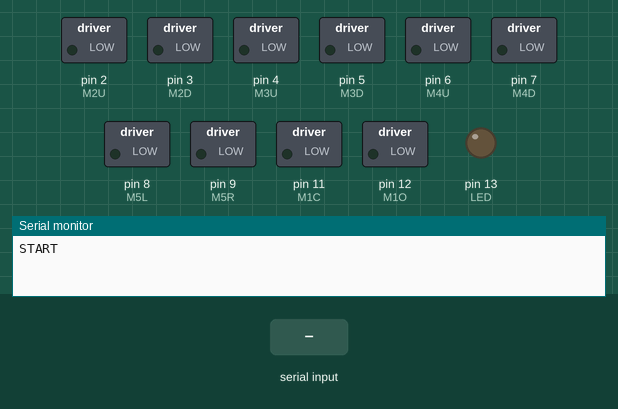
This sketch was run on a simulated Arduino Uno, built with avr-gcc and run on an emulated ATmega328P. On the bench: switched loads named in the sketch (green lamp = pin HIGH), output pins drawn as LEDs (lit = HIGH), the last lines printed to the serial monitor. The test bench sets the inputs (shaded band).

Above: at 1.2 s.
1.3 s: "N" received over Serial
At 2.2 s:
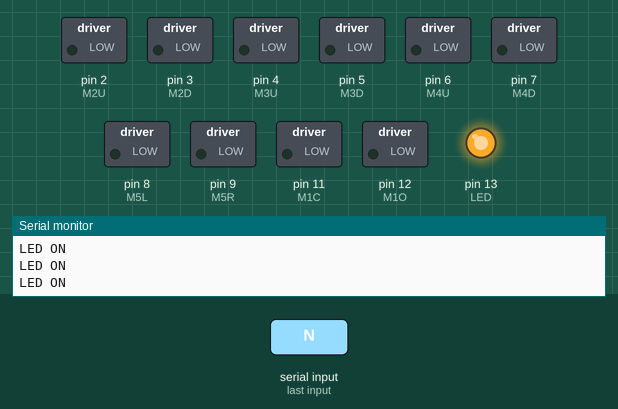
2.8 s: "F" received over Serial
At 4.0 s:
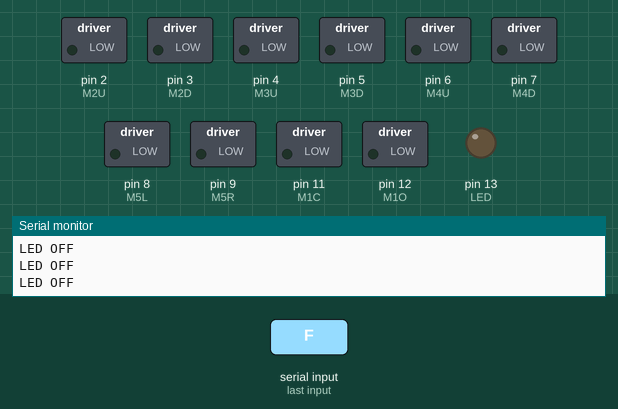
4.3 s: "j" received over Serial
At 4.9 s:
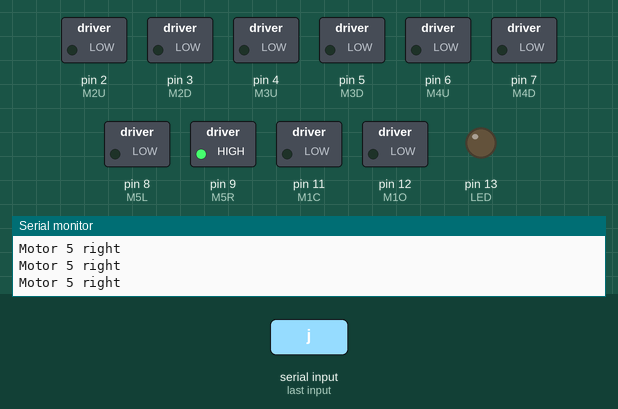
5.8 s: "1" received over Serial
At 6.6 s:
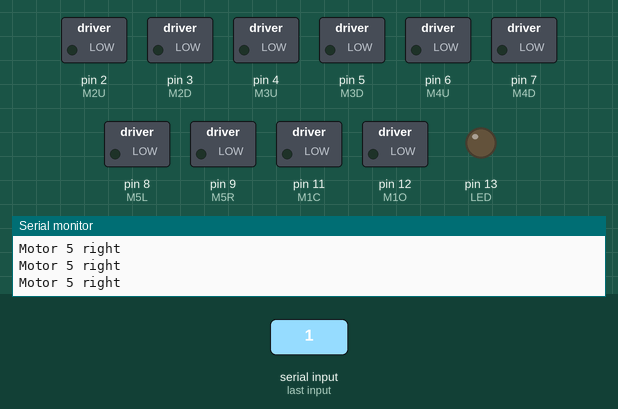
Timing chart, 0 to 8.3 s (numbered marks = the images above; inputs shaded):
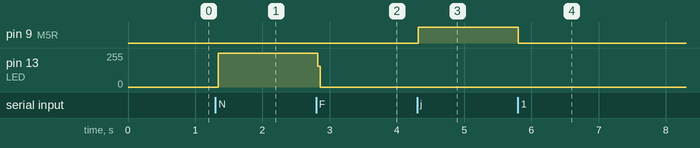

The sketch:

Bluetooth_Arduino_Motor_Code.ino
```cpp
#include <SoftwareSerial.h>
SoftwareSerial Blue(0,1);


char data = '0';
// Declaring the pins used
int LED = 13;
int M1O = 12;
int M1C = 11;
int M2U = 2;
int M2D = 3;
int M3U = 4;
int M3D = 5;
int M4U = 6;
int M4D = 7;
int M5L = 8;
int M5R = 9;
// The commands from the Android App
char M1_OPEN = 'a';
char M1_CLOSE = 'b';
char M2_UP = 'c';
char M2_DOWN = 'd';
char M3_UP = 'e';
char M3_DOWN = 'f';
char M4_UP = 'g';
char M4_DOWN = 'h';
char M5_LEFT = 'i';
char M5_RIGHT = 'j';


void setup()
{
  pinMode(LED, OUTPUT);
  pinMode(M1O, OUTPUT);
  pinMode(M1C, OUTPUT);
  pinMode(M2U, OUTPUT);
  pinMode(M2D, OUTPUT);
  pinMode(M3U, OUTPUT);
  pinMode(M3D, OUTPUT);
  pinMode(M4U, OUTPUT);
  pinMode(M4D, OUTPUT);
  pinMode(M5L, OUTPUT);
  pinMode(M5R, OUTPUT);
  ResetMotors();
  Serial.begin(9600);
  Serial.println("START");
}

void loop()
{

   if(Serial.available()>0)
      {
        data = Serial.read();
      }

      if (data == 'N')
      {
        digitalWrite(LED,HIGH);
        Serial.println("LED ON ");
       }

       if( data == 'F')
       {
        digitalWrite(LED,LOW);
        Serial.println("LED OFF");
       }
       if (data == M1_OPEN){
          Serial.println("Motor 1 open");
          digitalWrite(M1O, HIGH);
          digitalWrite(M1C, LOW);
          }
       else if (data == M1_CLOSE){
          Serial.println("Motor 1 close");
          digitalWrite(M1O, LOW);
          digitalWrite(M1C, HIGH);
          }
       else if (data == M2_UP){
          Serial.println("Motor 2 up");
          digitalWrite(M2U, HIGH);
          digitalWrite(M2D, LOW);
          }
       else if (data == M2_DOWN){
          Serial.println("Motor 2 down");
          digitalWrite(M2U, LOW);
          digitalWrite(M2D, HIGH);
          }
       else if (data == M3_UP){
          Serial.println("Motor 3 up");
          digitalWrite(M3U, HIGH);
          }
       else if (data == M3_DOWN){
          Serial.println("Motor 3 down");
          digitalWrite(M3D, HIGH);
          }
       else if (data == M4_UP){
          Serial.println("Motor 4 up");
          digitalWrite(M4U, HIGH);
          }
       else if (data == M4_DOWN){
          Serial.println("Motor 4 down");
          digitalWrite(M4D, HIGH);
          }
       else if (data == M5_LEFT){
        Serial.println("Motor 5 left");
        digitalWrite(M5L, HIGH);
        }
        else if (data == 'j'){
        Serial.println("Motor 5 right");
        digitalWrite(M5R, HIGH);
        }
      else {
           ResetMotors();
          }
 }
void ResetMotors(){
  digitalWrite(LED, LOW);
  digitalWrite(M1O, LOW);
  digitalWrite(M1C, LOW);
  digitalWrite(M2U, LOW);
  digitalWrite(M2D, LOW);
  digitalWrite(M3U, LOW);
  digitalWrite(M3D, LOW);
  digitalWrite(M4U, LOW);
  digitalWrite(M4D, LOW);
  digitalWrite(M5L, LOW);
  digitalWrite(M5R, LOW);
}
```

Measured:
- after the input at 1.3 s, pin 13 (LED): 0/255 → 252/255 at once
- after the input at 2.8 s, pin 13 (LED): 252/255 → 0/255 at once
- after the input at 4.3 s, pin 9 (M5R): LOW → HIGH at once
- after the input at 5.8 s, pin 9 (M5R): HIGH → LOW at once
